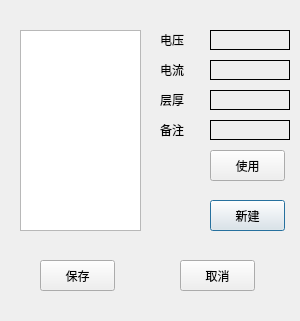
<?xml version="1.0" encoding="UTF-8"?>
<ui version="4.0">
 <class>LineDetAirTuneDialog</class>
 <widget class="QDialog" name="LineDetAirTuneDialog">
  <property name="geometry">
   <rect>
    <x>0</x>
    <y>0</y>
    <width>300</width>
    <height>321</height>
   </rect>
  </property>
  <property name="windowTitle">
   <string>LineDetAirTuneDialog</string>
  </property>
  <widget class="QListWidget" name="AirTuneNameListWidget">
   <property name="geometry">
    <rect>
     <x>20</x>
     <y>30</y>
     <width>121</width>
     <height>201</height>
    </rect>
   </property>
   <property name="editTriggers">
    <set>QAbstractItemView::NoEditTriggers</set>
   </property>
   <property name="tabKeyNavigation">
    <bool>false</bool>
   </property>
   <property name="dragEnabled">
    <bool>false</bool>
   </property>
   <property name="dragDropOverwriteMode">
    <bool>false</bool>
   </property>
   <property name="alternatingRowColors">
    <bool>false</bool>
   </property>
   <property name="textElideMode">
    <enum>Qt::ElideRight</enum>
   </property>
   <property name="verticalScrollMode">
    <enum>QAbstractItemView::ScrollPerItem</enum>
   </property>
   <property name="viewMode">
    <enum>QListView::ListMode</enum>
   </property>
  </widget>
  <widget class="QPushButton" name="addButton">
   <property name="geometry">
    <rect>
     <x>210</x>
     <y>200</y>
     <width>75</width>
     <height>31</height>
    </rect>
   </property>
   <property name="text">
    <string>新建</string>
   </property>
  </widget>
  <widget class="QPushButton" name="saveButton">
   <property name="geometry">
    <rect>
     <x>40</x>
     <y>260</y>
     <width>75</width>
     <height>31</height>
    </rect>
   </property>
   <property name="text">
    <string>保存</string>
   </property>
   <property name="autoDefault">
    <bool>false</bool>
   </property>
  </widget>
  <widget class="QPushButton" name="useButton">
   <property name="geometry">
    <rect>
     <x>210</x>
     <y>150</y>
     <width>75</width>
     <height>31</height>
    </rect>
   </property>
   <property name="text">
    <string>使用</string>
   </property>
  </widget>
  <widget class="QLabel" name="voltageLabel">
   <property name="geometry">
    <rect>
     <x>210</x>
     <y>30</y>
     <width>80</width>
     <height>20</height>
    </rect>
   </property>
   <property name="sizePolicy">
    <sizepolicy hsizetype="Minimum" vsizetype="Fixed">
     <horstretch>0</horstretch>
     <verstretch>0</verstretch>
    </sizepolicy>
   </property>
   <property name="minimumSize">
    <size>
     <width>80</width>
     <height>0</height>
    </size>
   </property>
   <property name="maximumSize">
    <size>
     <width>80</width>
     <height>16777215</height>
    </size>
   </property>
   <property name="frameShape">
    <enum>QFrame::Box</enum>
   </property>
  </widget>
  <widget class="QLabel" name="label_53">
   <property name="geometry">
    <rect>
     <x>160</x>
     <y>30</y>
     <width>54</width>
     <height>20</height>
    </rect>
   </property>
   <property name="sizePolicy">
    <sizepolicy hsizetype="Minimum" vsizetype="Preferred">
     <horstretch>0</horstretch>
     <verstretch>0</verstretch>
    </sizepolicy>
   </property>
   <property name="minimumSize">
    <size>
     <width>54</width>
     <height>0</height>
    </size>
   </property>
   <property name="maximumSize">
    <size>
     <width>54</width>
     <height>16777215</height>
    </size>
   </property>
   <property name="text">
    <string>电压</string>
   </property>
  </widget>
  <widget class="QLabel" name="label">
   <property name="geometry">
    <rect>
     <x>160</x>
     <y>60</y>
     <width>54</width>
     <height>20</height>
    </rect>
   </property>
   <property name="minimumSize">
    <size>
     <width>54</width>
     <height>0</height>
    </size>
   </property>
   <property name="maximumSize">
    <size>
     <width>54</width>
     <height>16777215</height>
    </size>
   </property>
   <property name="text">
    <string>电流</string>
   </property>
  </widget>
  <widget class="QLabel" name="currentLabel">
   <property name="geometry">
    <rect>
     <x>210</x>
     <y>60</y>
     <width>80</width>
     <height>20</height>
    </rect>
   </property>
   <property name="sizePolicy">
    <sizepolicy hsizetype="Minimum" vsizetype="Fixed">
     <horstretch>0</horstretch>
     <verstretch>0</verstretch>
    </sizepolicy>
   </property>
   <property name="minimumSize">
    <size>
     <width>80</width>
     <height>0</height>
    </size>
   </property>
   <property name="maximumSize">
    <size>
     <width>80</width>
     <height>16777215</height>
    </size>
   </property>
   <property name="frameShape">
    <enum>QFrame::Box</enum>
   </property>
  </widget>
  <widget class="QPushButton" name="pushButton">
   <property name="geometry">
    <rect>
     <x>180</x>
     <y>260</y>
     <width>75</width>
     <height>31</height>
    </rect>
   </property>
   <property name="text">
    <string>取消</string>
   </property>
  </widget>
  <widget class="QLabel" name="layerThicknessLabel">
   <property name="geometry">
    <rect>
     <x>210</x>
     <y>90</y>
     <width>80</width>
     <height>20</height>
    </rect>
   </property>
   <property name="sizePolicy">
    <sizepolicy hsizetype="Minimum" vsizetype="Fixed">
     <horstretch>0</horstretch>
     <verstretch>0</verstretch>
    </sizepolicy>
   </property>
   <property name="minimumSize">
    <size>
     <width>80</width>
     <height>0</height>
    </size>
   </property>
   <property name="maximumSize">
    <size>
     <width>80</width>
     <height>16777215</height>
    </size>
   </property>
   <property name="frameShape">
    <enum>QFrame::Box</enum>
   </property>
  </widget>
  <widget class="QLabel" name="label_2">
   <property name="geometry">
    <rect>
     <x>160</x>
     <y>90</y>
     <width>54</width>
     <height>20</height>
    </rect>
   </property>
   <property name="minimumSize">
    <size>
     <width>54</width>
     <height>0</height>
    </size>
   </property>
   <property name="maximumSize">
    <size>
     <width>54</width>
     <height>16777215</height>
    </size>
   </property>
   <property name="text">
    <string>层厚</string>
   </property>
  </widget>
  <widget class="QLabel" name="comentLabel">
   <property name="geometry">
    <rect>
     <x>210</x>
     <y>120</y>
     <width>80</width>
     <height>20</height>
    </rect>
   </property>
   <property name="sizePolicy">
    <sizepolicy hsizetype="Minimum" vsizetype="Fixed">
     <horstretch>0</horstretch>
     <verstretch>0</verstretch>
    </sizepolicy>
   </property>
   <property name="minimumSize">
    <size>
     <width>80</width>
     <height>0</height>
    </size>
   </property>
   <property name="maximumSize">
    <size>
     <width>80</width>
     <height>16777215</height>
    </size>
   </property>
   <property name="frameShape">
    <enum>QFrame::Box</enum>
   </property>
  </widget>
  <widget class="QLabel" name="label_3">
   <property name="geometry">
    <rect>
     <x>160</x>
     <y>120</y>
     <width>54</width>
     <height>20</height>
    </rect>
   </property>
   <property name="minimumSize">
    <size>
     <width>54</width>
     <height>0</height>
    </size>
   </property>
   <property name="maximumSize">
    <size>
     <width>54</width>
     <height>16777215</height>
    </size>
   </property>
   <property name="text">
    <string>备注</string>
   </property>
  </widget>
 </widget>
 <layoutdefault spacing="6" margin="11"/>
 <resources/>
 <connections/>
</ui>
